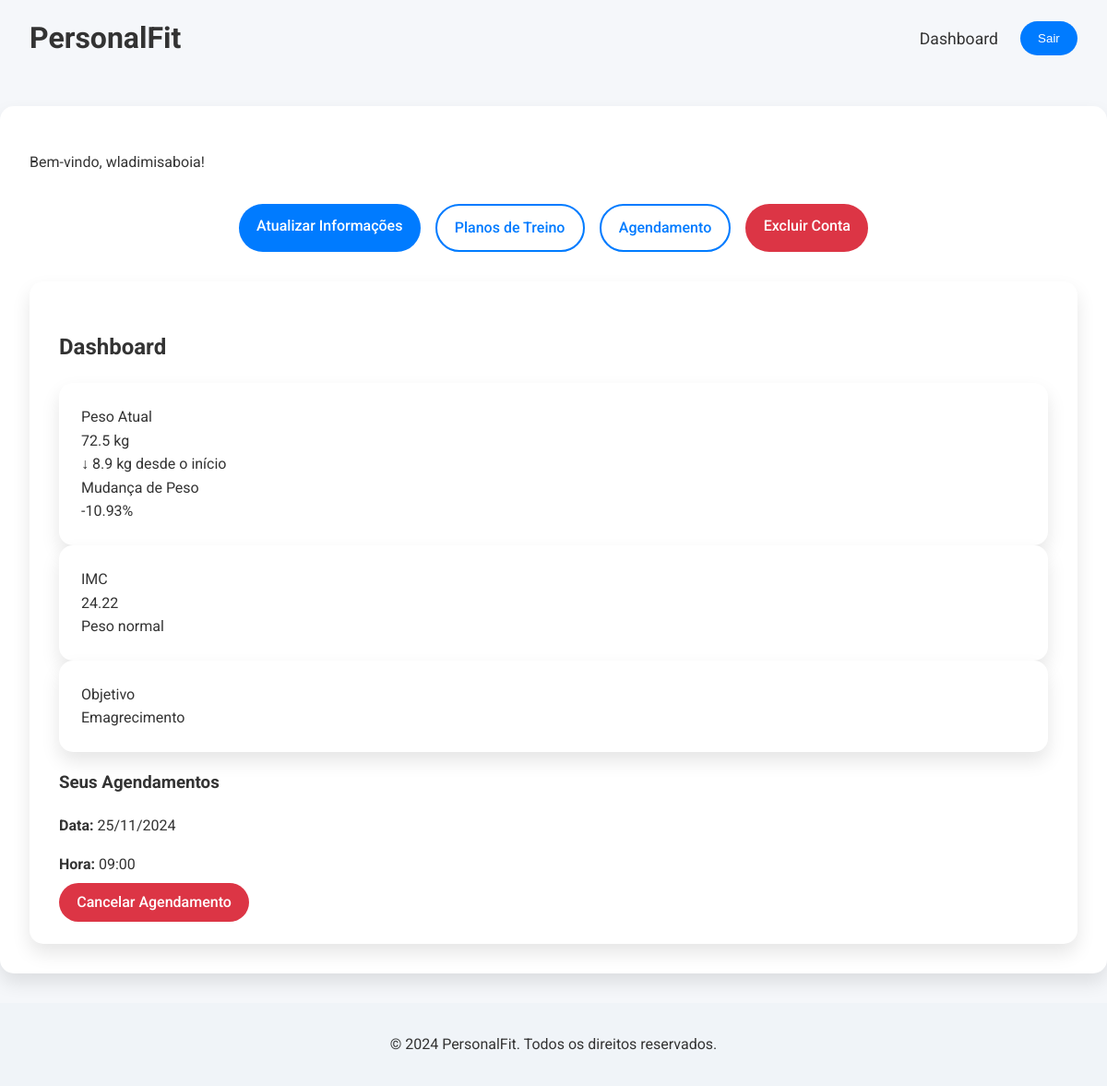
The page /student-dashboard/ (signed in) on the database as committed earlier.
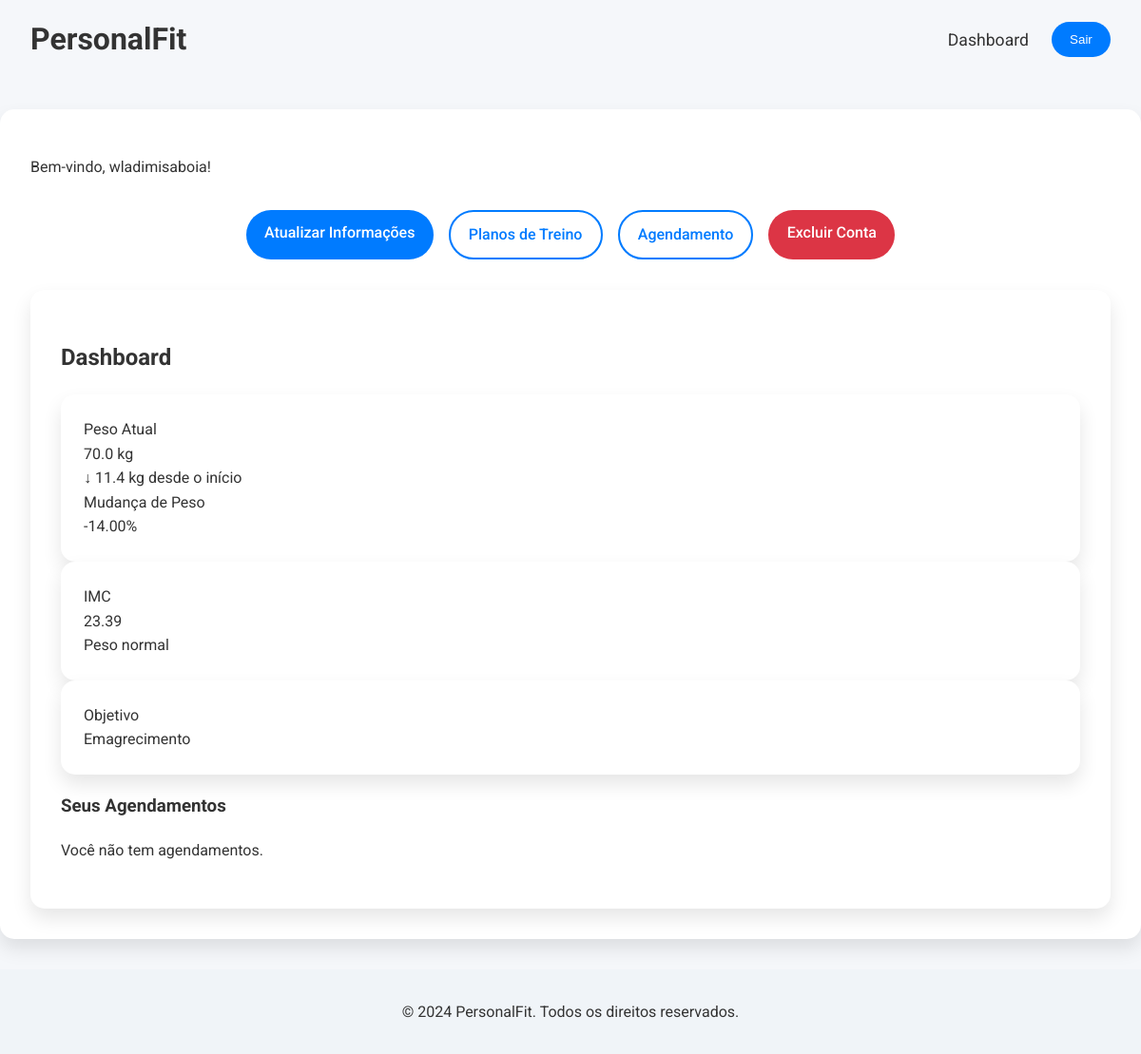
The same page on the database as committed later.
### pe_evaluation/models.py (models this page shows, shortened)
class Student(models.Model):
    user = models.OneToOneField(User, on_delete=models.CASCADE)
    age = models.IntegerField(null=True, blank=True)
    height = models.FloatField(null=True, blank=True)
    weight = models.FloatField(null=True, blank=True)
    goal = models.CharField(max_length=50, choices=[
        ('Condicionamento Físico', 'Condicionamento Físico'),
        ('Emagrecimento', 'Emagrecimento'),
        ('Ganho de Massa Muscular', 'Ganho de Massa Muscular'),
    ], null=True, blank=True)

class Appointment(models.Model):
    student = models.ForeignKey(Student, on_delete=models.CASCADE, related_name='appointments')
    date = models.DateField()
    time = models.TimeField()
    created_at = models.DateTimeField(auto_now_add=True)

### pe_evaluation/views.py (the view)
# urls.py: path('student-dashboard/', views.student_dashboard, name='student_dashboard'),
@login_required
def student_dashboard(request):
    student = request.user.student
    weight_history = student.weight_history.order_by('date_recorded')
    current_weight = student.weight
    if weight_history.exists():
        initial_weight = weight_history.first().weight
        weight_change = current_weight - initial_weight
        percentage_change = (weight_change / initial_weight) * 100
        weight_trend = f"{'↑' if weight_change > 0 else '↓'} {abs(weight_change):.1f} kg desde o início"
    else:
        initial_weight = current_weight
        percentage_change = 0
        weight_trend = "Peso inicial"
    height = student.height
    if height and current_weight:
        bmi = current_weight / (height ** 2)
        if bmi < 18.5:
            bmi_category = "Abaixo do peso"
        elif 18.5 <= bmi < 24.9:
            bmi_category = "Peso normal"
        elif 25 <= bmi < 29.9:
            bmi_category = "Sobrepeso"
        else:
            bmi_category = "Obesidade"
    else:
        bmi = None
        bmi_category = "Dados insuficientes"
    context = {
        'student': student,
        'current_weight': current_weight,
        'initial_weight': initial_weight,
        'percentage_change': percentage_change,
        'weight_trend': weight_trend,
        'bmi': bmi,
        'bmi_category': bmi_category,
    }
    return render(request, 'student_dashboard.html', context)

### pe_evaluation/templates/student_dashboard.html (shortened to what this page needs)
{% extends 'base.html' %}
{% load static %}
{% block content %}
<div class="container">
    <div class="header">
        <p>Bem-vindo, {{ student.user.username }}!</p>
    </div>
    <div class="dashboard-menu">
        <a href="{% url 'student_update' %}" class="btn">Atualizar Informações</a>
        <a href="{% url 'student_training_plans' %}" class="btn-outline">Planos de Treino</a>
        <a href="{% url 'schedule_appointment' %}" class="btn-outline">Agendamento</a>
        <a href="{% url 'delete_account' %}" class="btn btn-danger">Excluir Conta</a>
    </div>
    <div class="dashboard-content">
        <h2>Dashboard</h2>
        <div class="metrics-grid">
            <div class="metric-card">
                <div class="metric-title">Peso Atual</div>
                <div class="metric-value">{{ current_weight }} kg</div>
                <div class="metric-trend">{{ weight_trend }}</div>
                <div class="metric-title">Mudança de Peso</div>
                <div class="metric-value">{{ percentage_change|floatformat:2 }}%</div>
            </div>
            <div class="metric-card">
                <div class="metric-title">IMC</div>
                <div class="metric-value">{{ bmi|floatformat:2 }}</div>
                <div class="metric-trend">{{ bmi_category }}</div>
            </div>
            <div class="metric-card">
                <div class="metric-title">Objetivo</div>
                <div class="metric-value">{{ student.goal }}</div>
            </div>
        </div>
        <h3>Seus Agendamentos</h3>
        <div class="appointments-list">
            {% for appointment in student.appointments.all %}
                <div class="appointment-item">
                    <p><strong>Data:</strong> {{ appointment.date|date:"d/m/Y" }}</p>
                    <p><strong>Hora:</strong> {{ appointment.time|time:"H:i" }}</p>
                    <a href="{% url 'cancel_appointment' appointment.id %}"
                       class="btn btn-small btn-danger"
                       onclick="return confirm('Tem certeza que deseja cancelar este agendamento?')">
                        Cancelar Agendamento
                    </a>
                </div>
            {% empty %}
                <p>Você não tem agendamentos.</p>
            {% endfor %}
        </div>
    </div>
</div>
{% endblock %}

Rows that differ between the two databases and show on the page:
removed Appointment: date "25/11/2024", time "09:00"
changed Student "Emagrecimento": weight "72.5" → "70.0"
Other text that changed with them:
{{ weight_trend }}: "↓ 8.9 kg desde o início" → "↓ 11.4 kg desde o início"
{{ percentage_change|floatformat:2 }}: "-10.93" → "-14.00"
{{ bmi|floatformat:2 }}: "24.22" → "23.39"
text now shown: "Você não tem agendamentos."
